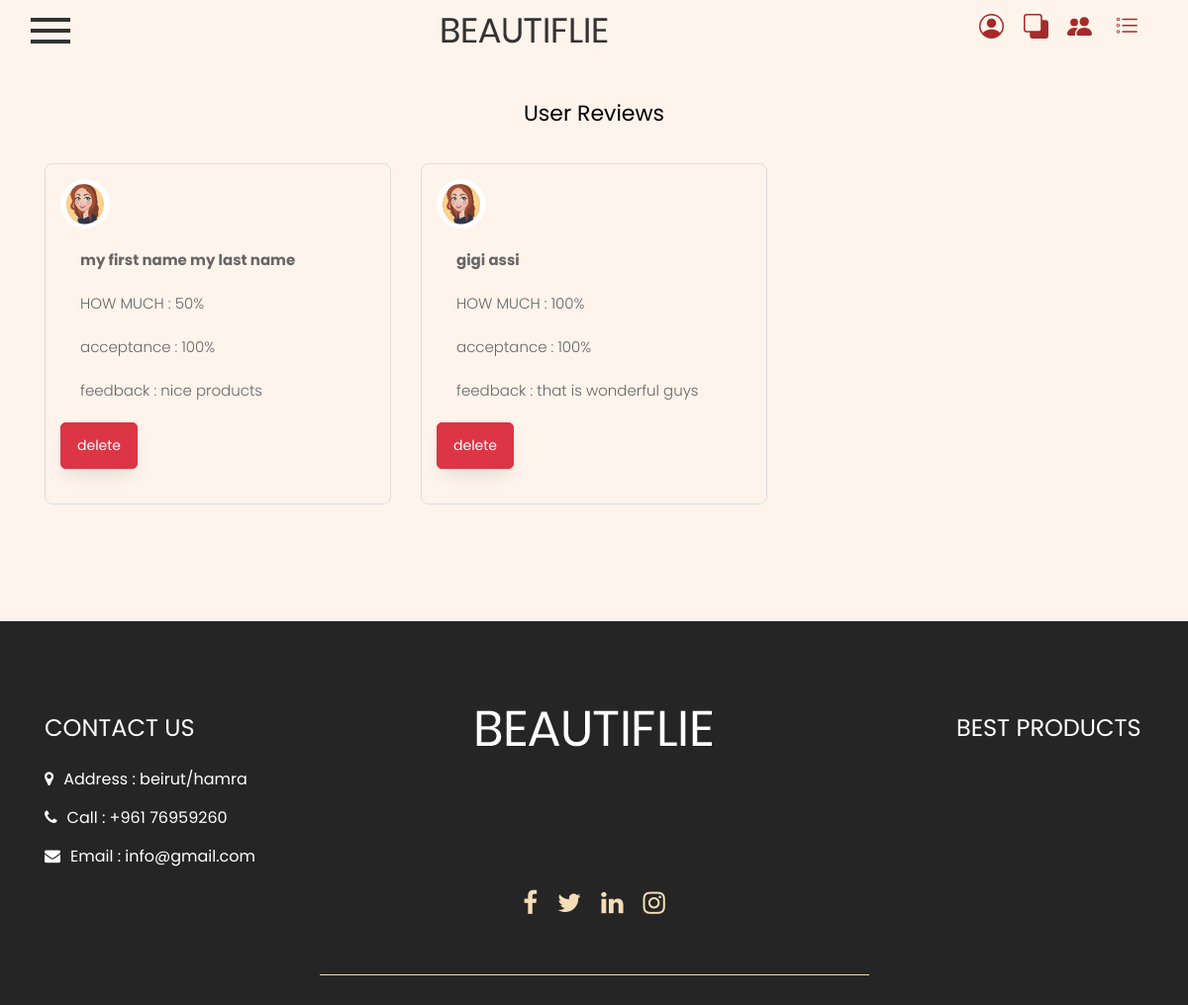
The app's page /View/pages/reviews.php (signed in) with its own data.
### tables this page shows
CREATE TABLE `feedback` (
  `_id` int(11) NOT NULL,
  `feedBack` text NOT NULL,
  `createdAt` datetime NOT NULL DEFAULT current_timestamp(),
  `howMuch` float NOT NULL,
  `acceptance` int(11) NOT NULL DEFAULT 100,
  `homeDisplayed` int(11) NOT NULL DEFAULT 0,
  `userId` int(11) NOT NULL
);

CREATE TABLE `user` (
  `_id` int(11) NOT NULL,
  `firstName` varchar(20) NOT NULL,
  `lastName` varchar(20) NOT NULL,
  `gmail` varchar(100) NOT NULL,
  `password` text NOT NULL,
  `isAdmin` int(11) NOT NULL DEFAULT 0,
  `status` int(11) NOT NULL DEFAULT 0,
  `createdAt` datetime NOT NULL DEFAULT current_timestamp(),
  `profilePicture` varchar(50) NOT NULL DEFAULT 'default.jpg'
);

### Controller/FeedBackController.php (called while the page is built, shortened)
<?php
function getAllFeedbacks(){
    $dbConnection = SingletonConnectionToDb::getInstance()->getConnection();
    $query = "SELECT * FROM feedback";
    $statement = $dbConnection->prepare($query);
    $statement->execute();
    $result = $statement->get_result();
    $feedbacks = array();
    while ($row = $result->fetch_assoc()) {
        $feedbacks[] = new Feedback($row['_id'], $row['feedBack'], $row['howMuch'],$row['acceptance'], $row['homeDisplayed'], $row['userId']);
    }
    return $feedbacks;
}

### utils/autoLoading.php (called while the page is built, shortened)
<?php
spl_autoload_register(function ($class_name) {
    $file_path = '../../Model/' . $class_name . '.php';
    $file_path_from_admin = '../../../Model/' . $class_name . '.php';
    $file_path_from_router = '../Model/'. $class_name . '.php';
});

### Controller/UserController.php (called while the page is built, shortened)
<?php
function getSingleUser($userId) {
    $mysqli = SingletonConnectionToDb::getInstance()->getConnection();
    $sql = "SELECT `user`.`_id`, `user`.`firstName`, `user`.`lastName`, `user`.`gmail`, `user`.`password`,
                   `user`.`isAdmin`, `user`.`status`, `user`.`createdAt`, `user`.`profilePicture`,
                   `useradressdetails`.`country`, `useradressdetails`.`city`, `useradressdetails`.`area`
            FROM `user`
            LEFT JOIN `useradressdetails` ON `useradressdetails`.`userId` = `user`.`_id`
            WHERE `user`.`_id` = ?";
    if ($stmt = $mysqli->prepare($sql)) {
        $stmt->bind_param("i", $userId);
        $stmt->execute();
        $result = $stmt->get_result();
        if ($result->num_rows > 0) {
            $userData = $result->fetch_assoc();
            return new User(
                $userData['_id'],
                $userData['firstName'],
                $userData['lastName'],
                $userData['gmail'],
                $userData['profilePicture'],
                new UserDetails($userData['country'], $userData['city'], $userData['area']),
                null
            );
            }
        else {
            $stmt->close();
            return null;
        }
    } else {
        echo "Error preparing statement: " . $mysqli->error;
        return null;
    }
}

### Model/User.php (called while the page is built, shortened)
<?php
class User {
    public function __construct($_id, $firstName, $lastName, $email, $profilePicture ,$userDetails, $isAdmin) {
        $this->firstName = $firstName;
        $this->lastName = $lastName;
        $this->profilePicture = $profilePicture;
    }
}

### Model/FeedBack.php (called while the page is built, shortened)
<?php
class FeedBack{
    public function __construct($_id , $content, $howMuch,$acceptance, $homeDisplayed , $user_id){
        $this->_id = $_id;
        $this->content = $content;
        $this->howMuch = $howMuch;
        $this->acceptance = $acceptance;
        $this->homeDisplayed = $homeDisplayed;
    }
}

### View/pages/reviews.php (the view, shortened to what this page needs)
<?php
include '../../utils/autoLoading.php';
?>
<!DOCTYPE html>
<html lang="en">
<head>
    <link rel="stylesheet" type="text/css" href="../css/bootstrap.min.css">
    <link rel="stylesheet" type="text/css" href="../css/style.css">
    <link rel="stylesheet" href="../css/responsive.css">
    <link rel="stylesheet" href="../css/jquery.mCustomScrollbar.min.css">
    <link rel="stylesheet" href="https://cdnjs.cloudflare.com/ajax/libs/font-awesome/4.0.3/css/font-awesome.min.css">
    <link rel="stylesheet" href="../css/owl.carousel.min.css">
    <link rel="stylesheet" href="../css/owl.theme.default.min.css">
    <link rel="stylesheet" href="https://cdnjs.cloudflare.com/ajax/libs/fancybox/2.1.5/jquery.fancybox.min.css" media="screen">
    <link href="https://unpkg.com/gijgo@1.9.13/css/gijgo.min.css" rel="stylesheet" type="text/css" />
    <link rel="stylesheet" href="../css/contact.css">
</head>
<body style="background-color: #fef4ec;">
    <?php include '../components/header.php'; ?>
    <?php
    include '../../Controller/FeedBackController.php';
    include '../../Controller/UserController.php';
    $feedbacks = getAllFeedbacks();
    ?>
    <section class="ftco-section">
        <div class="container">
            <h2 class="text-center mb-4">User Reviews</h2>
            <div class="row">
                <?php foreach ($feedbacks as $feedback) : ?>
                    <?php $user = getSingleUser($feedback->user_id); ?>
                    <div class="col-md-4">
                        <div class="review-card">
                            <div class="user-info">
                                <img src="../uploaded_img/<?= $user->profilePicture; ?>" alt="User Avatar" class="user-avatar">
                                <div>
                                <p class="font-weight-bold mb-0"><?= $user->firstName . ' ' . $user->lastName; ?></p>
                                <p class="mb-0">HOW MUCH :      <?= $feedback->howMuch; ?>%</p>
                                <p class="mb-0">acceptance :    <?php if($feedback->homeDisplayed == 1) echo $feedback->acceptance; else echo 100 - $feedback->acceptance; ?>%</p>
                                </div>
                            </div>
                            <p class="review-text">feedback :   <?= htmlspecialchars($feedback->content); ?></p>
                            <div>
                                <a href="../../routes/feedBackRoute.php?feedId=<?=$feedback->_id;?>&t=0" class="btn btn-danger">delete</a>
                            </div>
                        </div>
                    </div>
                <?php endforeach; ?>
            </div>
        </div>
    </section>
    <?php include '../components/footer.php'; ?>
</body>
</html>

### View/css/style.css (style rules this page uses)
* { box-sizing: border-box !important; transition: ease all 0.5s; }
html { scroll-behavior: smooth; }
body { color: #666666; font-size: 14px; line-height: 1.80857; font-weight: normal; overflow-x: hidden; font-family: 'Open Sans', sans-serif; }
a { color: #1f1f1f; text-decoration: none !important; outline: none !important; -webkit-transition: all .3s ease-in-out; -moz-transition: all .3s ease-in-out; -ms-transition: all .3s ease-in-out; -o-transition: all .3s ease-in-out; transition: all .3s ease-in-out; }
h1, h2, h3, h4, h5, h6 { letter-spacing: 0; font-weight: normal; position: relative; padding: 0 0 10px 0; font-weight: normal; line-height: normal; color: #111111; margin: 0 }
h2 { font-size: 22px }
*, *::after, *::before { -webkit-box-sizing: border-box; -moz-box-sizing: border-box; box-sizing: border-box; }
p { margin: 20px; font-weight: 300; font-size: 15px; line-height: 24px; }
a { color: #222222; text-decoration: none; outline: none !important; }
a, .btn { text-decoration: none !important; outline: none !important; -webkit-transition: all .3s ease-in-out; -moz-transition: all .3s ease-in-out; -ms-transition: all .3s ease-in-out; -o-transition: all .3s ease-in-out; transition: all .3s ease-in-out; }
img { max-width: 100%; height: auto; }

### View/css/contact.css (style rules this page uses)
.container { min-width: 992px !important; }
body { font-family: "Poppins", Arial, sans-serif; font-size: 14px; line-height: 1.8; font-weight: normal; background: #f4f4f4; color: #666666; }
a { -webkit-transition: .3s all ease; -o-transition: .3s all ease; transition: .3s all ease; color: #e3b04b; }
h1, h2, h3, h4, h5, .h1, .h2, .h3, .h4, .h5 { line-height: 1.5; font-weight: 400; font-family: "Poppins", Arial, sans-serif; color: #000; }
.ftco-section { padding: 7em 0; }
.btn { padding: 12px 16px; cursor: pointer; border-width: 1px; border-radius: 5px; font-size: 14px; font-weight: 400; -webkit-box-shadow: 0px 10px 20px -6px rgba(0, 0, 0, 0.12); -moz-box-shadow: 0px 10px 20px -6px rgba(0, 0, 0, 0.12); box-shadow: 0px 10px 20px -6px rgba(0, 0, 0, 0.12); position: relative; margin-bottom: 20px; -webkit-transition: 0.3s; -o-transition: 0.3s; transition: 0.3s; }

### View/pages/reviews.php (style rules this page uses)
.review-card { border: 1px solid #ddd; padding: 15px; margin-bottom: 20px; border-radius: 8px; }
.review-card .user-avatar { width: 50px; height: 50px; border-radius: 50%; object-fit: cover; margin-right: 10px; }
.review-card .review-text { color: #666; }

### records on screen
feedback: userId.profilePicture (placeholder picture), userId.firstName "my first name", userId.lastName "my last name", howMuch "50", acceptance "100", feedBack "nice products"
feedback: userId.profilePicture (placeholder picture), userId.firstName "gigi", userId.lastName "assi", howMuch "100", acceptance "100", feedBack "that is wonderful guys"
